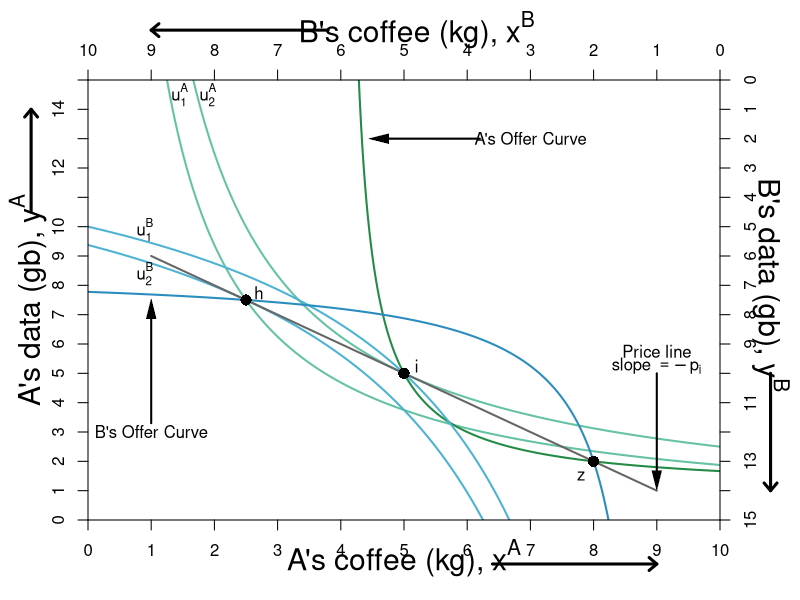

This figure's R source:
#' Graph Designer: Simon Halliday, Scott Cohn
#' Authors: Bowles and Halliday
#' Title: Coordination, Conflict and Competition: A Text in Microeconomics

library("shape")

pdf(file = "what_can_markets_do/property_walras_baseline.pdf", width = 9, height = 7)

# Set parameters for graphics
axislabelsize <- 1.8
labelsize <- 1.5
namesize <- 1.8
annotatesize <- 1.5
graphlinewidth <- 2
segmentlinewidth <- 1.5

COL <- c("#7fc97f", "#beaed4", "#fdc086", "#ffff99", "#386cb0", "#f0027f", "#bf5b17", "#666666")
COLA <- c("#e0f3db", "#99d8c9","#66c2a4","#41ae76", "#238b45", "#005824")
COLB <- c("#c6dbef", "#4eb3d3", "#2b8cbe", "#0868ac","#084081")
COLC <- c("#fcfbfd", "#efedf5", "#dadaeb", "#bcbddc", "#9e9ac8", "#807dba", "#6a51a3", "#54278f", "#3f007d")
grays <- gray.colors(25, start = 1, end = 0, alpha = 1)


uA <- function(xA, yA, alpha = 0.5){
  ((xA)^alpha)*((yA)^(1 - alpha))
}

uB <- function(xA, yA, alpha = 0.5){
  ((10-xA)^alpha)*((15-yA)^(1 - alpha))
}

indiffcurveA1 <- function(x, U = 4, A = 1, a = 0.5) {
  ((((U-2)/A)*(1/x)^a)^(1/(1-a)))
}

indiffcurveA2 <- function(x, U = 4, A = 1, a = 0.5) {
  (((U/A)*(1/x)^a)^(1/(1-a)))
}

indiffcurveA3 <- function(x, U = 5.715476, A = 1, a = 0.5) {
  (((U/A)*(1/x)^a)^(1/(1-a)))
}

indiffcurveA4 <- function(x, U = 6.984164, A = 1, a = 0.5) {
  ((((U)/A)*(1/x)^a)^(1/(1-a)))
}

paretoEC <- function(x) {
  (3/2)*x
}

OfferCurveA <- function(x) {
  x/(x  - 4)
}

PriceLine <- function(x, intercept = 10, slope = 1) {
  intercept - slope*x 
}

mrsplot <- function(x) {
  (13/2)*(x/(9-x)^2)
}

OfferCurveB <- function(x) {
  15 - (13/2)*(10 - x)/(9 - x)
}

WalrasPrice <- function(x) {
  14 - (3/2)*x
}

#Deriving the offer curves: let py = 1
#wA = 8px + 2py = 8px + 2; Demand: x = w/2px => x = 4 + 1/px => px = 1/(x - 4)
#Offer curve is y = px*x => (1/(x-4))*x = x/(x-4) defined for x neq 4
#wA = 2px + 13py = 2px + 13; Demand: x = w/2px => x = 1 + 13/2px => px = 13/2(x - 1)
#B's Offer curve is y = px*x => (13/2)(1/(x-1))*x = (13/2)(x/(x-1)
#Therefore in terms of yA and xA:
#15 - y = (13/2)*(10 - x)/(10 - x - 1)
#Therefore y = 15 - (13/2)*(10-x)/(9 - x) defined for x neq 9
#The tangency of the indifference curve and the offer curve gives mrsplot
#Where mrsplot equals that offer curve, we get x = (3/17)*(51 - sqrt(221)) = 6.376576; 
#So y = 6.022321; therefore u = (6.376576^0.5)*(6.022321^0.5)

indiffcurveBneg1 <- function(x, U = 5.09, A = 1, a = 0.5) {
  15 - (((U/A)*(1/(10 - x))^a)^(1/(1-a)))
}

indiffcurveBneg2 <- function(x, U = 6.531973, A = 1, a = 0.5) {
  15 - (((U/A)*(1/(10 - x))^a)^(1/(1-a)))
}

#Aisha happens to have found 8 apples and 2 oranges, 
#and Betty happens to have found 2 apples and 13 oranges. 
#Aisha's utility (8^0.5)*(2^0.5) = 4
#Betty's utility (2^0.5)*(13^0.5) = 5.09



par(mar =  c(4, 4.4, 4, 4))
xlims <- c(0, 10)
ylims <- c(0, 15)
xlims2 <- c(10, 0)
ylims2 <- c(15, 0)

plot(0, 0, xlim = xlims, ylim = ylims, type = "n",
     xlab = "",
     ylab = "", 
     xaxt = "n", 
     yaxt = "n", 
     cex.lab = axislabelsize, 
     bty = "n",
     xaxs="i", 
     yaxs="i")

text(0.5*xlims[2], -1.3, expression(paste("A's coffee (kg), ", x^A)), xpd = TRUE, cex = axislabelsize) 
text(-0.95, 0.5*ylims[2], expression(paste("A's data (gb), ", y^A)), xpd = TRUE, cex = axislabelsize, srt = 90) 


npts <- 500 
npts2 <- 501

#Specify the sequences of points for graphing. 
xx1 <- seq(xlims[1], xlims[2], length.out = npts)
yy1 <- indiffcurveA2(xx1, U = 4, A = 1, a = 0.5)
yy2 <- indiffcurveA2(xx1)

#I need something like xx1 with npts for 
#xpoly1 <- seq(from = 1.34, to = 8, length.out = 500)
#ypoly1 <- indiffcurveA2(xpoly1, U = 4, A = 1, a = 0.5)
#ypoly2 <- indiffcurveBneg(xpoly1, U = 5.09, A = 1, a = 0.5)
#polygon(x = c(xpoly1, rev(xpoly1)), y = c(ypoly1, rev(ypoly2)), col=COL[3], density=NULL, border = NA)
xx2 <- seq(4, xlims[2], length.out = npts)
xx3 <- seq(xlims[1], 9, length.out = npts)
xx4 <- seq(1, 9, length.out = npts)

#Draw the lines for the graphs
#lines(xx1, indiffcurveA1(xx1), col = COLA[3], lwd = graphlinewidth)
#lines(xx1, indiffcurveA2(xx1), col = COLA[3], lwd = graphlinewidth)
lines(xx1, indiffcurveA2(xx1, U = uA(5, 5)), col = COLA[3], lwd = graphlinewidth)
lines(xx1, indiffcurveA2(xx1, U = uA(2.5, 7.5)), col = COLA[3], lwd = graphlinewidth)
#lines(xx1, indiffcurveA4(xx1), col = COLA[3], lwd = graphlinewidth)
#lines(xx1, paretoEC(xx1), col = COL[2], lwd = graphlinewidth)
lines(xx2, OfferCurveA(xx2), col = COLA[5], lwd = graphlinewidth)

#lines(xx1, mrsplot(xx1), col = COL[1], lwd = graphlinewidth)
#lines(xx1, indiffcurveBneg1(xx1), col = COLB[2], lwd = graphlinewidth)
lines(xx1, indiffcurveBneg1(xx1, U = uB(2.5, 7.5)), col = COLB[2], lwd = graphlinewidth)
lines(xx1, indiffcurveBneg1(xx1, U = uB(5, 5)), col = COLB[2], lwd = graphlinewidth)

#lines(xx1, PriceLine(xx1), col = COL[8], lwd = graphlinewidth)
lines(xx4, PriceLine(xx4, intercept = 10, slope = 1), col = COL[8], lwd = graphlinewidth)
#lines(xx1, PriceLine(xx1, intercept = 6, slope = 0.5), col = COL[8], lwd = graphlinewidth)
#lines(xx1, PriceLine(xx1, intercept = 50, slope = 6), col = COL[8], lwd = graphlinewidth)

lines(xx3, OfferCurveB(xx3), col = COLB[3], lwd = graphlinewidth)
#lines(xx1, WalrasPrice(xx1), col = COL[8], lwd = graphlinewidth)

#Customize ticks and labels for the plot
ticksy <- seq(from = 0, to = 15, by = 1)
ylabels <- seq(from = 0, to = 15, by = 1)
ticksx <- seq(from = 0, to = 10, by = 1)
xlabels <- seq(from = 0, to = 10, by = 1)
axis(1, at = ticksx, pos = 0, labels = xlabels)
axis(2, at = ticksy, pos = 0, labels = ylabels, las = 0)

#Add arrows:
arrows(-0.9, 10.5, -0.9, 14, xpd = TRUE, length = 0.1, angle = 40, lwd = 3)
arrows(6.4, -1.5, 9, -1.5, xpd = TRUE, length = 0.1, angle = 40, lwd = 3)


#Annotation of the three graphs and the NE
#text(0.95, 14.5, expression(u[1]^A))
text(1.45, 14.5, expression(u[1]^A))
text(1.9, 14.5, expression(u[2]^A))

#Perhaps useful point to label the unused intersection of the participation constraints
#Points for a slope of -2
# points(5.75, 6.5, pch = 16, col = "black", cex = 1.5)
# points(4.5, 9, pch = 16, col = "black", cex = 1.5)

points(2.5, 7.5, pch = 16, col = "black", cex = 1.5)
text(2.7, 7.75, expression(h))

points(5, 5, pch = 16, col = "black", cex = 1.5)
text(5.2, 5.25, expression(i))

#Pareto efficient curve
# segments(3.27, 4.9, 5.84, 8.77, lty = 1, lwd = graphlinewidth, col = COL[2])
# text(4.5, 2.4, expression("Pareto Efficient"))
# text(4.5, 1.9, expression("Curve"))
# Arrows(4.5, 2.7, 4.5, 6.2, col = "black", lty = 1, lwd = 2, arr.type = "triangle", arr.lwd = 0.5)

text(9, 5.75, expression("Price line"))
text(9, 5.25, expression(paste("slope ", phantom()==-p[i])))
Arrows(9, 5, 9, 1.35, col = "black", lty = 1, lwd = 2, arr.type = "triangle", arr.lwd = 0.5)

#Label B's offer curve
text(1, 3, expression("B's Offer Curve"))
Arrows(1, 3.3, 1, 7.2, col = "black", lty = 1, lwd = 2, arr.type = "triangle", arr.lwd = 0.5)

# Price Line
text(7, 13, expression(paste("A's Offer Curve")))
Arrows(6.2, 13, 4.6, 13, col = "black", lty = 1, lwd = 2, arr.type = "triangle", arr.lwd = 0.5)


#Walrasian Price Line
# text(8.8, 5.5, expression(paste("Walrasian Price Line")))
# text(8.8, 5, expression(paste("Slope", phantom()==-p[w])))
# Arrows(8.8, 4.8, 8.8, 1.2, col = "black", lty = 1, lwd = 2, arr.type = "triangle", arr.lwd = 0.5)


#Add a point for the initial endowment
# points(14/3, 7, pch = 16, col = "black", cex = 1.5)
# text(4.75, 7.5, expression(w))

#Set up second axes and labels

par(new = TRUE)

#Use the same x and ylims as previously, but with locations switched
xlims2 <- c(10, 0)
ylims2 <- c(15, 0)

#Leave the ylab and xlab blank to ensure no axes titles
plot(0, 0, xlim = xlims2, ylim = ylims2, type = "n",
     xlab = expression(paste("")),
     ylab = expression(paste("")),
     xaxt = "n", 
     yaxt = "n", 
     cex.lab = 1.3, 
     bty = "n",
     xaxs="i", 
     yaxs="i")

#Set up axes at sides 3 and 4 (top and right)
axis(side = 3, at = ticksx, pos = 0, labels = xlabels)
axis(side = 4, at = ticksy, pos = 0, labels = ylabels, las = 0)
text(4.8, -1.7, expression(paste("B's coffee (kg), ", x^B)), xpd = TRUE, cex = axislabelsize) 
text(-0.8, 7, expression(paste("B's data (gb), ", y^B)), xpd = TRUE, cex = axislabelsize, srt = 270) 

#Add arrows:
arrows(-0.8, 10, -0.8, 14, xpd = TRUE, length=0.1,angle=40,lwd=3)
arrows(6.2, -1.7, 9, -1.7, xpd = TRUE, length=0.1,angle=40,lwd=3)


#Functions for B's indifference curves
indiffcurveB1 <- function(x, U = 5.09, A = 1, a = 0.5) {
  ((((U-2)/A)*(1/x)^a)^(1/(1-a)))
}

indiffcurveB2 <- function(x, U = 5.09, A = 1, a = 0.5) {
  (((U/A)*(1/x)^a)^(1/(1-a)))
}

indiffcurveB3 <- function(x, U = 5.703502, A = 1, a = 0.5) {
  ((((U)/A)*(1/x)^a)^(1/(1-a)))
}

indiffcurveB4 <- function(x, U = 8.244574, A = 1, a = 0.5) {
  ((((U)/A)*(1/x)^a)^(1/(1-a)))
}



#Label B's indifference curves
#text(9.1, 3.3, expression(u[1]^B))
text(9.1, 5.1, expression(u[1]^B))
text(9.1, 6.6, expression(u[2]^B))
#text(9.1, 8.2, expression(u[4]^B))

#Add a point for the initial endowment
points(2, 13, pch = 16, col = "black", cex = 1.5)
text(2.2, 13.5, expression(z))




#Label a point on the middle of the curve
#points(5, 7.5, pch = 16, col = "black", cex = 1.5)
#text(5, 7, expression(i))

#(5^0.5)*(7.5^0.5) = 6.123724

#Add point for comparison to participation constraint
#points(6.2, 1.55, pch = 16, col = "black", cex = 1.5)
#text(6.1, 1.2, expression(d))


#Calculate TIOLI power allocation for B
#mrs(x,y) => pareto efficient curve is (3/2)x = y
#A's initital utility is 4 = u(8,2) = (8^0.5)*(2^0.5)
#Therefore substitute in the contract curve u_e^A = 4 = (x^A)^(0.5)(3/2*x^A)^0.5
# => x^A = 4/((3/2)^0.5) = 3.27 => x^B = 6.73
# => y^A = 3/2(x^A) = 4.9 => y^B = 10.1

#Add point g for B's TIOLI power
# points(6.73, 10.1, pch = 16, col = "black", cex = 1.5)
# text(6.73, 10.6, expression(g))

#Calculate TIOLI power allocation for A
#mrs(x,y) => pareto efficient curve is (3/2)x = y
#A's initital utility is 4 = u(8,2) = (8^0.5)*(2^0.5)
#Therefore substitute in the contract curve u_e^A = 4 = (x^A)^(0.5)(3/2*x^A)^0.5
# => x^B = 5.09/((3/2)^0.5) = 4.16 => x^A = 5.84
# => y^B = 3/2(x^B) = 6.23 => y^A = 8.77 
#=> u^A = (5.84^0.5)*(8.77^0.5) = 7.156591
#Add point f for A's TIOLI power
# points(4.16, 6.23, pch = 16, col = "black", cex = 1.5)
# text(4.16, 5.8, expression(f))


#Annotating B's endowment
#text(1.8, 12.5, expression(z))

#Annotating a point that is a Pareto improvement over e.
#points(3.623424, 8.977679, pch = 16, col = "black", cex = 1.5)
#text(3.623424, 8.4, expression(h))
#(2.94^0.5)*(12.76^0.5)

#Label Pareto Improving Lens
#text(7, 5, expression(paste("Pareto-Improving Lens")))

dev.off()
